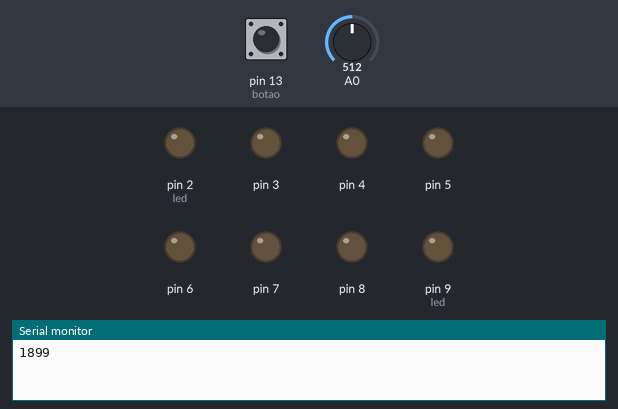
Bench run of a sketch on a simulated Arduino Uno, built with avr-gcc and run on an emulated ATmega328P. On the bench: output pins drawn as LEDs (lit = HIGH), the last lines printed to the serial monitor. Inputs (shaded band) come from the test bench; at power-on: A0 = 512, pin 13 (botao) LOW.

Above: at 1.2 s.
1.3 s: A0 set to 306
At 2.0 s:
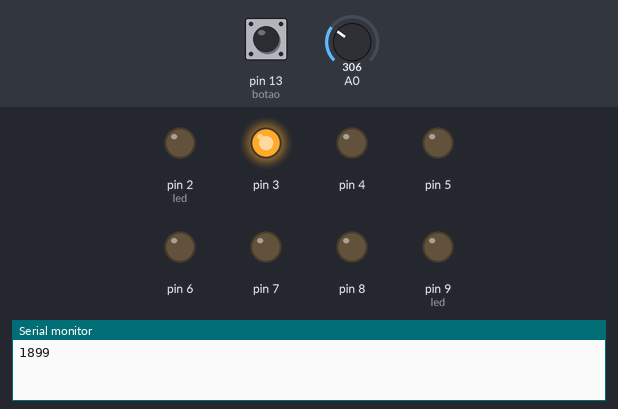
At 2.9 s:
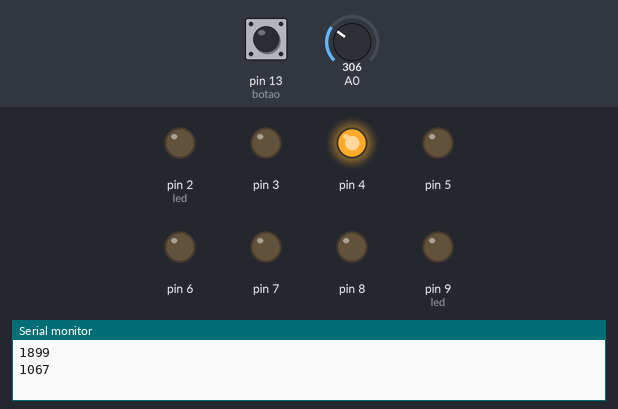
4.3 s: A0 set to 122
At 4.7 s:
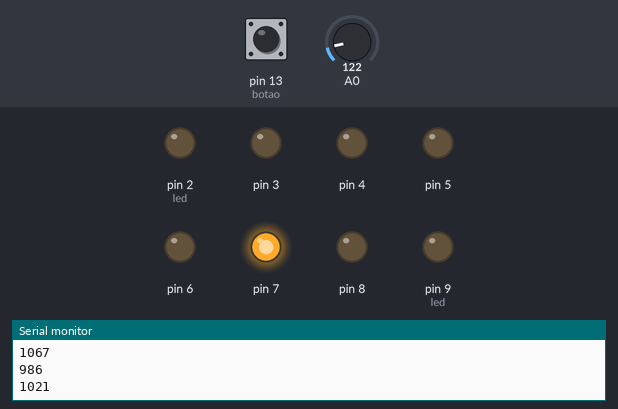
Timing chart, 0 to 13.3 s (numbered marks = the images above; inputs shaded):
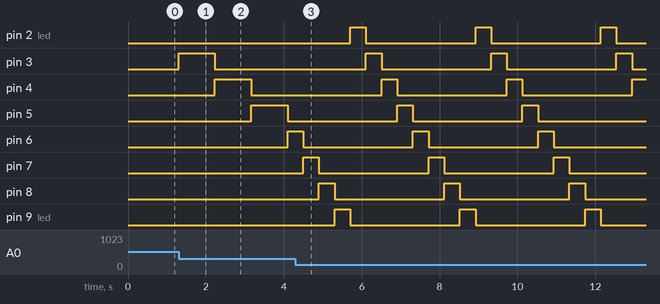

Measured:
- after the input at 1.3 s, pin 4: LOW → HIGH after 0.93 s instead of 1.8 s; pin 5: LOW → HIGH after 1.9 s, → LOW 0.93 s later; pin 6: LOW → HIGH after 2.8 s
- by itself, pin 2 (led), pin 3, pin 7, pin 8, pin 9 (led): alternates HIGH for 0.40 s and LOW for 2.8 s

The sketch:

_8LEDSBOTAOPOTENCIOMENTROSDELAY.ino
```cpp
int led = 2;
int botao = 13;
int estadoBotao;
long intervalo;
long tempo0 = 0;
unsigned long conta = 0;
int xpto = 0;
long previousMillis2 = 0;

unsigned long currentMillis1 = millis();
void setup() {
  for (int i = 2; i <= 9; i++) {
    pinMode(i, OUTPUT);
  }
  pinMode(botao, INPUT);
  Serial.begin(9600);
}


void loop() {
  unsigned long tempoa = millis();
  long atraso = analogRead(A0);
  intervalo = (atraso * 2950 / 1023) + 50;

  if (estadoBotao != digitalRead(botao)) {
    tempo0 = 0;
    estadoBotao = !estadoBotao;
  }

  if (tempoa - tempo0 > intervalo) {
    tempo0 = tempoa;
    digitalWrite(led, LOW);

    if (estadoBotao == HIGH) {
      if (led == 2) {
        led = 9;
      } else {
        led --;
      }
    } else {
      if (led == 9) {
        led = 2;
      } else {
        led ++;
      }
    }
     digitalWrite(led, HIGH);
  }


  conta ++;
  if (tempoa - previousMillis2 >= 1000) {
    previousMillis2 = tempoa; //Guardar Tempo atual na variavel
    Serial.println(conta);
    conta = 0;
  }
}
```
